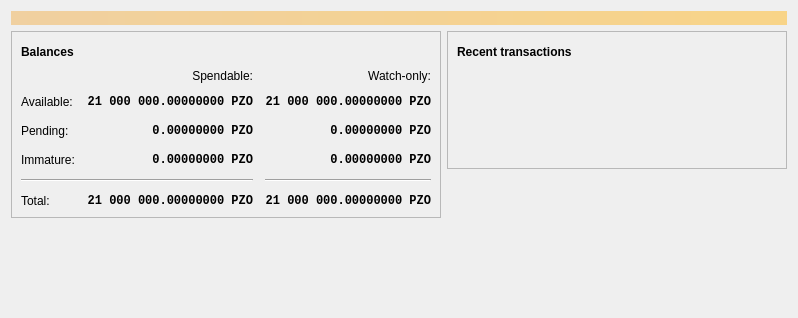
<?xml version="1.0" encoding="UTF-8"?>
<ui version="4.0">
 <class>OverviewPage</class>
 <widget class="QWidget" name="OverviewPage">
  <property name="geometry">
   <rect>
    <x>0</x>
    <y>0</y>
    <width>798</width>
    <height>318</height>
   </rect>
  </property>
  <property name="windowTitle">
   <string>Form</string>
  </property>
  <layout class="QVBoxLayout" name="topLayout">
   <item>
    <widget class="QLabel" name="labelAlerts">
     <property name="visible">
      <bool>false</bool>
     </property>
     <property name="styleSheet">
      <string notr="true">QLabel { background-color: qlineargradient(x1: 0, y1: 0, x2: 1, y2: 0, stop:0 #F0D0A0, stop:1 #F8D488); color:#000000; }</string>
     </property>
     <property name="wordWrap">
      <bool>true</bool>
     </property>
     <property name="margin">
      <number>3</number>
     </property>
     <property name="textInteractionFlags">
      <set>Qt::TextSelectableByMouse</set>
     </property>
    </widget>
   </item>
   <item>
    <layout class="QHBoxLayout" name="horizontalLayout" stretch="1,1">
     <item>
      <layout class="QVBoxLayout" name="verticalLayout_2">
       <item>
        <widget class="QFrame" name="frame">
         <property name="frameShape">
          <enum>QFrame::StyledPanel</enum>
         </property>
         <property name="frameShadow">
          <enum>QFrame::Raised</enum>
         </property>
         <layout class="QVBoxLayout" name="verticalLayout_4">
          <item>
           <layout class="QHBoxLayout" name="horizontalLayout_4">
            <item>
             <widget class="QLabel" name="label_5">
              <property name="font">
               <font>
                <weight>75</weight>
                <bold>true</bold>
               </font>
              </property>
              <property name="text">
               <string>Balances</string>
              </property>
             </widget>
            </item>
            <item>
             <widget class="QPushButton" name="labelWalletStatus">
              <property name="enabled">
               <bool>true</bool>
              </property>
              <property name="maximumSize">
               <size>
                <width>30</width>
                <height>16777215</height>
               </size>
              </property>
              <property name="toolTip">
               <string>The displayed information may be out of date. Your wallet automatically synchronizes with the C1pzo network after a connection is established, but this process has not completed yet.</string>
              </property>
              <property name="text">
               <string/>
              </property>
              <property name="icon">
               <iconset resource="../c1pzo.qrc">
                <normaloff>:/icons/warning</normaloff>
                <disabledoff>:/icons/warning</disabledoff>:/icons/warning</iconset>
              </property>
              <property name="iconSize">
               <size>
                <width>24</width>
                <height>24</height>
               </size>
              </property>
              <property name="flat">
               <bool>true</bool>
              </property>
             </widget>
            </item>
            <item>
             <spacer name="horizontalSpacer_3">
              <property name="orientation">
               <enum>Qt::Horizontal</enum>
              </property>
              <property name="sizeHint" stdset="0">
               <size>
                <width>40</width>
                <height>20</height>
               </size>
              </property>
             </spacer>
            </item>
           </layout>
          </item>
          <item>
           <layout class="QGridLayout" name="gridLayout">
            <property name="spacing">
             <number>12</number>
            </property>
            <item row="2" column="2">
             <widget class="QLabel" name="labelWatchPending">
              <property name="font">
               <font>
                <family>Monospace</family>
                <weight>75</weight>
                <bold>true</bold>
               </font>
              </property>
              <property name="cursor">
               <cursorShape>IBeamCursor</cursorShape>
              </property>
              <property name="toolTip">
               <string>Unconfirmed transactions to watch-only addresses</string>
              </property>
              <property name="text">
               <string notr="true">0.00000000 PZO</string>
              </property>
              <property name="alignment">
               <set>Qt::AlignRight|Qt::AlignTrailing|Qt::AlignVCenter</set>
              </property>
              <property name="textInteractionFlags">
               <set>Qt::LinksAccessibleByMouse|Qt::TextSelectableByKeyboard|Qt::TextSelectableByMouse</set>
              </property>
             </widget>
            </item>
            <item row="2" column="1">
             <widget class="QLabel" name="labelUnconfirmed">
              <property name="font">
               <font>
                <family>Monospace</family>
                <weight>75</weight>
                <bold>true</bold>
               </font>
              </property>
              <property name="cursor">
               <cursorShape>IBeamCursor</cursorShape>
              </property>
              <property name="toolTip">
               <string>Total of transactions that have yet to be confirmed, and do not yet count toward the spendable balance</string>
              </property>
              <property name="text">
               <string notr="true">0.00000000 PZO</string>
              </property>
              <property name="alignment">
               <set>Qt::AlignRight|Qt::AlignTrailing|Qt::AlignVCenter</set>
              </property>
              <property name="textInteractionFlags">
               <set>Qt::LinksAccessibleByMouse|Qt::TextSelectableByKeyboard|Qt::TextSelectableByMouse</set>
              </property>
             </widget>
            </item>
            <item row="3" column="2">
             <widget class="QLabel" name="labelWatchImmature">
              <property name="font">
               <font>
                <family>Monospace</family>
                <weight>75</weight>
                <bold>true</bold>
               </font>
              </property>
              <property name="cursor">
               <cursorShape>IBeamCursor</cursorShape>
              </property>
              <property name="toolTip">
               <string>Mined balance in watch-only addresses that has not yet matured</string>
              </property>
              <property name="text">
               <string notr="true">0.00000000 PZO</string>
              </property>
              <property name="alignment">
               <set>Qt::AlignRight|Qt::AlignTrailing|Qt::AlignVCenter</set>
              </property>
              <property name="textInteractionFlags">
               <set>Qt::LinksAccessibleByMouse|Qt::TextSelectableByKeyboard|Qt::TextSelectableByMouse</set>
              </property>
             </widget>
            </item>
            <item row="4" column="0" colspan="2">
             <widget class="Line" name="line">
              <property name="orientation">
               <enum>Qt::Horizontal</enum>
              </property>
             </widget>
            </item>
            <item row="4" column="2">
             <widget class="Line" name="lineWatchBalance">
              <property name="sizePolicy">
               <sizepolicy hsizetype="Preferred" vsizetype="Fixed">
                <horstretch>0</horstretch>
                <verstretch>0</verstretch>
               </sizepolicy>
              </property>
              <property name="minimumSize">
               <size>
                <width>140</width>
                <height>0</height>
               </size>
              </property>
              <property name="orientation">
               <enum>Qt::Horizontal</enum>
              </property>
             </widget>
            </item>
            <item row="5" column="0">
             <widget class="QLabel" name="labelTotalText">
              <property name="text">
               <string>Total:</string>
              </property>
             </widget>
            </item>
            <item row="3" column="1">
             <widget class="QLabel" name="labelImmature">
              <property name="font">
               <font>
                <family>Monospace</family>
                <weight>75</weight>
                <bold>true</bold>
               </font>
              </property>
              <property name="cursor">
               <cursorShape>IBeamCursor</cursorShape>
              </property>
              <property name="toolTip">
               <string>Mined balance that has not yet matured</string>
              </property>
              <property name="text">
               <string notr="true">0.00000000 PZO</string>
              </property>
              <property name="alignment">
               <set>Qt::AlignRight|Qt::AlignTrailing|Qt::AlignVCenter</set>
              </property>
              <property name="textInteractionFlags">
               <set>Qt::LinksAccessibleByMouse|Qt::TextSelectableByKeyboard|Qt::TextSelectableByMouse</set>
              </property>
             </widget>
            </item>
            <item row="2" column="3">
             <spacer name="horizontalSpacer_2">
              <property name="orientation">
               <enum>Qt::Horizontal</enum>
              </property>
              <property name="sizeHint" stdset="0">
               <size>
                <width>40</width>
                <height>20</height>
               </size>
              </property>
             </spacer>
            </item>
            <item row="3" column="0">
             <widget class="QLabel" name="labelImmatureText">
              <property name="text">
               <string>Immature:</string>
              </property>
             </widget>
            </item>
            <item row="5" column="1">
             <widget class="QLabel" name="labelTotal">
              <property name="font">
               <font>
                <family>Monospace</family>
                <weight>75</weight>
                <bold>true</bold>
               </font>
              </property>
              <property name="cursor">
               <cursorShape>IBeamCursor</cursorShape>
              </property>
              <property name="toolTip">
               <string>Your current total balance</string>
              </property>
              <property name="text">
               <string notr="true">21 000 000.00000000 PZO</string>
              </property>
              <property name="alignment">
               <set>Qt::AlignRight|Qt::AlignTrailing|Qt::AlignVCenter</set>
              </property>
              <property name="textInteractionFlags">
               <set>Qt::LinksAccessibleByMouse|Qt::TextSelectableByKeyboard|Qt::TextSelectableByMouse</set>
              </property>
             </widget>
            </item>
            <item row="5" column="2">
             <widget class="QLabel" name="labelWatchTotal">
              <property name="font">
               <font>
                <family>Monospace</family>
                <weight>75</weight>
                <bold>true</bold>
               </font>
              </property>
              <property name="cursor">
               <cursorShape>IBeamCursor</cursorShape>
              </property>
              <property name="toolTip">
               <string>Current total balance in watch-only addresses</string>
              </property>
              <property name="text">
               <string notr="true">21 000 000.00000000 PZO</string>
              </property>
              <property name="alignment">
               <set>Qt::AlignRight|Qt::AlignTrailing|Qt::AlignVCenter</set>
              </property>
              <property name="textInteractionFlags">
               <set>Qt::LinksAccessibleByMouse|Qt::TextSelectableByKeyboard|Qt::TextSelectableByMouse</set>
              </property>
             </widget>
            </item>
            <item row="0" column="2">
             <widget class="QLabel" name="labelWatchonly">
              <property name="text">
               <string>Watch-only:</string>
              </property>
              <property name="alignment">
               <set>Qt::AlignRight|Qt::AlignTrailing|Qt::AlignVCenter</set>
              </property>
             </widget>
            </item>
            <item row="1" column="0">
             <widget class="QLabel" name="labelBalanceText">
              <property name="text">
               <string>Available:</string>
              </property>
             </widget>
            </item>
            <item row="1" column="1">
             <widget class="QLabel" name="labelBalance">
              <property name="font">
               <font>
                <family>Monospace</family>
                <weight>75</weight>
                <bold>true</bold>
               </font>
              </property>
              <property name="cursor">
               <cursorShape>IBeamCursor</cursorShape>
              </property>
              <property name="toolTip">
               <string>Your current spendable balance</string>
              </property>
              <property name="text">
               <string notr="true">21 000 000.00000000 PZO</string>
              </property>
              <property name="alignment">
               <set>Qt::AlignRight|Qt::AlignTrailing|Qt::AlignVCenter</set>
              </property>
              <property name="textInteractionFlags">
               <set>Qt::LinksAccessibleByMouse|Qt::TextSelectableByKeyboard|Qt::TextSelectableByMouse</set>
              </property>
             </widget>
            </item>
            <item row="1" column="2">
             <widget class="QLabel" name="labelWatchAvailable">
              <property name="font">
               <font>
                <family>Monospace</family>
                <weight>75</weight>
                <bold>true</bold>
               </font>
              </property>
              <property name="cursor">
               <cursorShape>IBeamCursor</cursorShape>
              </property>
              <property name="toolTip">
               <string>Your current balance in watch-only addresses</string>
              </property>
              <property name="text">
               <string notr="true">21 000 000.00000000 PZO</string>
              </property>
              <property name="alignment">
               <set>Qt::AlignRight|Qt::AlignTrailing|Qt::AlignVCenter</set>
              </property>
              <property name="textInteractionFlags">
               <set>Qt::LinksAccessibleByMouse|Qt::TextSelectableByKeyboard|Qt::TextSelectableByMouse</set>
              </property>
             </widget>
            </item>
            <item row="2" column="0">
             <widget class="QLabel" name="labelPendingText">
              <property name="text">
               <string>Pending:</string>
              </property>
             </widget>
            </item>
            <item row="0" column="1">
             <widget class="QLabel" name="labelSpendable">
              <property name="text">
               <string>Spendable:</string>
              </property>
              <property name="alignment">
               <set>Qt::AlignRight|Qt::AlignTrailing|Qt::AlignVCenter</set>
              </property>
             </widget>
            </item>
           </layout>
          </item>
         </layout>
        </widget>
       </item>
       <item>
        <spacer name="verticalSpacer">
         <property name="orientation">
          <enum>Qt::Vertical</enum>
         </property>
         <property name="sizeHint" stdset="0">
          <size>
           <width>20</width>
           <height>40</height>
          </size>
         </property>
        </spacer>
       </item>
      </layout>
     </item>
     <item>
      <layout class="QVBoxLayout" name="verticalLayout_3">
       <item>
        <widget class="QFrame" name="frame_2">
         <property name="frameShape">
          <enum>QFrame::StyledPanel</enum>
         </property>
         <property name="frameShadow">
          <enum>QFrame::Raised</enum>
         </property>
         <layout class="QVBoxLayout" name="verticalLayout">
          <item>
           <layout class="QHBoxLayout" name="horizontalLayout_2">
            <item>
             <widget class="QLabel" name="label_4">
              <property name="font">
               <font>
                <weight>75</weight>
                <bold>true</bold>
               </font>
              </property>
              <property name="text">
               <string>Recent transactions</string>
              </property>
             </widget>
            </item>
            <item>
             <widget class="QPushButton" name="labelTransactionsStatus">
              <property name="enabled">
               <bool>true</bool>
              </property>
              <property name="maximumSize">
               <size>
                <width>30</width>
                <height>16777215</height>
               </size>
              </property>
              <property name="toolTip">
               <string>The displayed information may be out of date. Your wallet automatically synchronizes with the C1pzo network after a connection is established, but this process has not completed yet.</string>
              </property>
              <property name="text">
               <string/>
              </property>
              <property name="icon">
               <iconset resource="../c1pzo.qrc">
                <normaloff>:/icons/warning</normaloff>
                <disabledoff>:/icons/warning</disabledoff>:/icons/warning</iconset>
              </property>
              <property name="iconSize">
               <size>
                <width>24</width>
                <height>24</height>
               </size>
              </property>
              <property name="flat">
               <bool>true</bool>
              </property>
             </widget>
            </item>
            <item>
             <spacer name="horizontalSpacer">
              <property name="orientation">
               <enum>Qt::Horizontal</enum>
              </property>
              <property name="sizeHint" stdset="0">
               <size>
                <width>40</width>
                <height>20</height>
               </size>
              </property>
             </spacer>
            </item>
           </layout>
          </item>
          <item>
           <widget class="TransactionOverviewWidget" name="listTransactions">
            <property name="styleSheet">
             <string notr="true">QListView { background: transparent; }</string>
            </property>
            <property name="frameShape">
             <enum>QFrame::NoFrame</enum>
            </property>
            <property name="verticalScrollBarPolicy">
             <enum>Qt::ScrollBarAlwaysOff</enum>
            </property>
            <property name="horizontalScrollBarPolicy">
             <enum>Qt::ScrollBarAlwaysOff</enum>
            </property>
            <property name="sizeAdjustPolicy">
             <enum>QAbstractScrollArea::AdjustToContents</enum>
            </property>
            <property name="selectionMode">
             <enum>QAbstractItemView::NoSelection</enum>
            </property>
            <property name="uniformItemSizes">
             <bool>true</bool>
            </property>
           </widget>
          </item>
         </layout>
        </widget>
       </item>
       <item>
        <spacer name="verticalSpacer_2">
         <property name="orientation">
          <enum>Qt::Vertical</enum>
         </property>
         <property name="sizeHint" stdset="0">
          <size>
           <width>20</width>
           <height>40</height>
          </size>
         </property>
        </spacer>
       </item>
      </layout>
     </item>
    </layout>
   </item>
  </layout>
 </widget>
 <customwidgets>
  <customwidget>
   <class>TransactionOverviewWidget</class>
   <extends>QListView</extends>
   <header>qt/transactionoverviewwidget.h</header>
  </customwidget>
 </customwidgets>
 <resources/>
 <connections/>
</ui>
